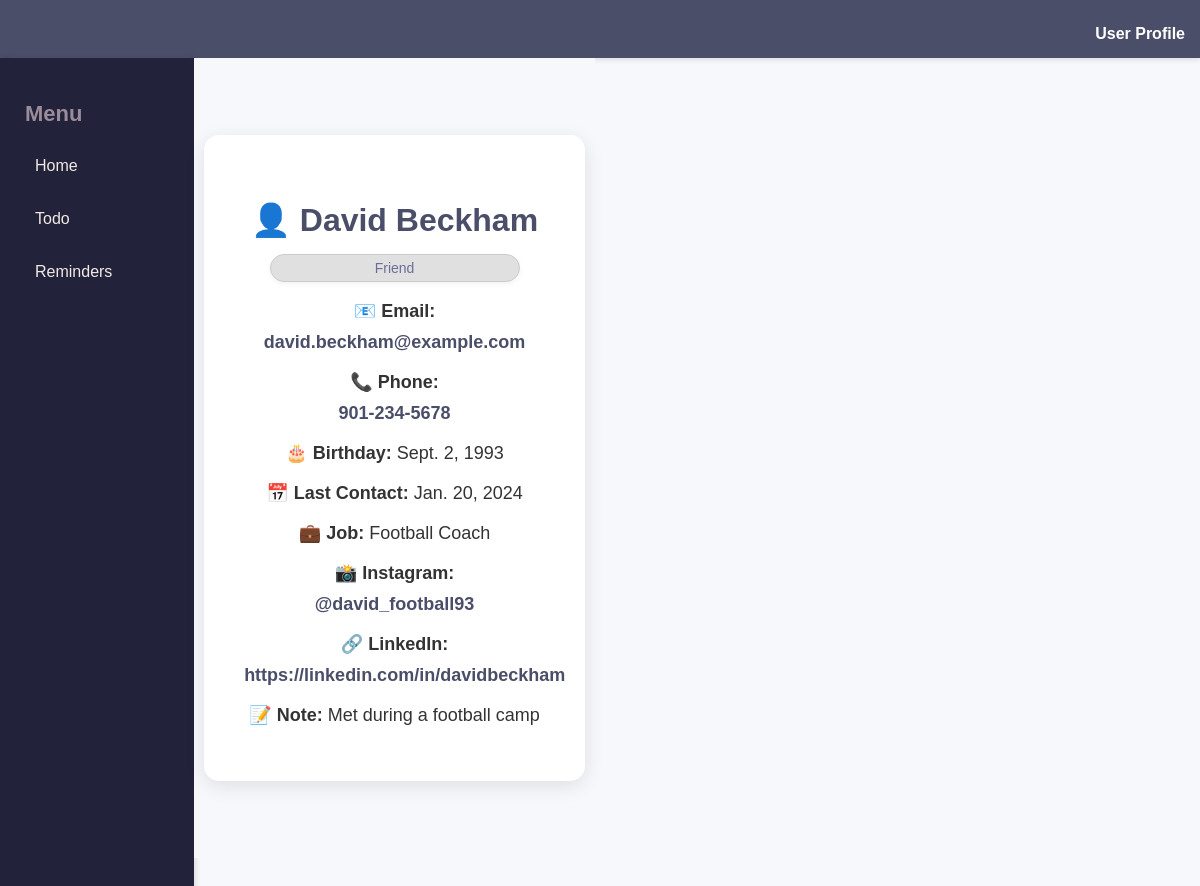
The page /circle/contact/29 on the database its author committed.
### circle/models.py (models this page shows, shortened)
class Contact(models.Model):
    CATEGORY_CHOICES = [
        ('friend', 'Friend'),
        ('professional', 'Professional'),
        ('doctor', 'Doctor'),
        ('lawyer', 'Lawyer'),
        ('relative', 'Relative'),
        ('schoolmate', 'Schoolmate'),
        ('love_interest', 'Love Interest'),
    ]
    first_name = models.CharField(max_length=100)
    last_name = models.CharField(max_length=100)
    email = models.EmailField()
    phone_number = models.CharField(max_length=20, blank=True, null=True)
    birthday = models.DateField(blank=True, null=True)
    last_contact = models.DateField(blank=True, null=True)
    work = models.CharField(max_length=255, blank=True, null=True)
    note = models.TextField(blank=True, null=True)
    instagram_handle = models.CharField(max_length=100, blank=True, null=True)
    linkedin_url = models.URLField(blank=True, null=True)
    category = models.CharField(
        max_length=50,
        choices=CATEGORY_CHOICES,
        default='friend'
    )
    custom_category = models.ForeignKey(
        'Category',
        on_delete=models.SET_NULL,
        null=True,
        blank=True
    )
    user = models.ForeignKey(Profile, on_delete=models.CASCADE)
    uploaded_document = models.FileField(upload_to='documents/', blank=True, null=True)
    class Meta:
        ordering = ['first_name']
    def get_category(self):
        if self.custom_category:
            return self.custom_category.name
        return self.get_category_display()

### circle/views.py (the view)
# urls.py: path('contact/<int:pk>', views.ContactDetailView.as_view(), name='contact-detail'),
class ContactDetailView(generic.DetailView):
    model = Contact

### circle/templates/circle/contact_detail.html
{% extends 'circle/base.html' %}
{% block content %}
<div class="contact-wrapper">
    <div class="contact-card">
        <div class="contact-header">
            <h2>👤 {{ contact.first_name }} {{ contact.last_name }}</h2>
            <span class="category">{{ contact.get_category }}</span>
        </div>
        <div class="contact-body">
            <p><strong>📧 Email:</strong> <a href="mailto:{{ contact.email }}">{{ contact.email }}</a></p>
            {% if contact.phone_number %}
                <p><strong>📞 Phone:</strong> <a href="tel:{{ contact.phone_number }}">{{ contact.phone_number }}</a></p>
            {% endif %}
            {% if contact.birthday %}
                <p><strong>🎂 Birthday:</strong> {{ contact.birthday }}</p>
            {% endif %}
            {% if contact.last_contact %}
                <p><strong>📅 Last Contact:</strong> {{ contact.last_contact }}</p>
            {% endif %}
            {% if contact.work %}
                <p><strong>💼 Job:</strong> {{ contact.work }}</p>
            {% endif %}
            {% if contact.instagram_handle %}
                <p><strong>📸 Instagram:</strong> <a href="https://instagram.com/{{ contact.instagram_handle }}" target="_blank">@{{ contact.instagram_handle }}</a></p>
            {% endif %}
            {% if contact.linkedin_url %}
                <p><strong>🔗 LinkedIn:</strong> <a href="{{ contact.linkedin_url }}" target="_blank">{{ contact.linkedin_url }}</a></p>
            {% endif %}
            {% if contact.note %}
                <p><strong>📝 Note:</strong> {{ contact.note }}</p>
            {% endif %}
        </div>
    </div>
</div>
{% endblock %}

### circle/static/circle/css/style.css (style rules this page uses)
body { font-family: 'Arial', sans-serif; margin: 0; padding: 0; background-color: #f7f8fc; width: 100%; }
.category { background-color: #f9f9f9; border: 1px solid #ccc; padding: 15px; border-radius: 8px; box-shadow: 0 2px 5px rgba(0, 0, 0, 0.05); flex: 0 0 250px; min-width: 250px; box-sizing: border-box; }
a { display: block; margin-top: 10px; color: #4a4e69; text-decoration: none; font-weight: 600; transition: color 0.3s; }
.contact-wrapper { display: flex; justify-content: center; align-items: center; min-height: 100vh; background-color: #f7f8fc; }
.contact-card { background-color: white; border-radius: 15px; padding: 40px; width: 75%; max-width: 900px; box-shadow: 0 5px 20px rgba(0, 0, 0, 0.1); text-align: center; }
.contact-header h2 { font-size: 32px; color: #4a4e69; margin-bottom: 10px; }
.contact-header .category { display: inline-block; background-color: #e0e0e0; padding: 5px 10px; border-radius: 15px; font-size: 14px; color: #6b6e97; margin-top: 5px; }
.contact-body p { font-size: 18px; color: #333; margin-bottom: 15px; }
.contact-body a { color: #4a4e69; text-decoration: none; }

### rows shown on the page
Contact: first_name "David", last_name "Beckham", get_category "Friend", email "david.beckham@example.com", phone_number "901-234-5678", birthday "Sept. 2, 1993", last_contact "Jan. 20, 2024", work "Football Coach", instagram_handle "david_football93", linkedin_url "https://linkedin.com/in/davidbeckham", note "Met during a football camp"
